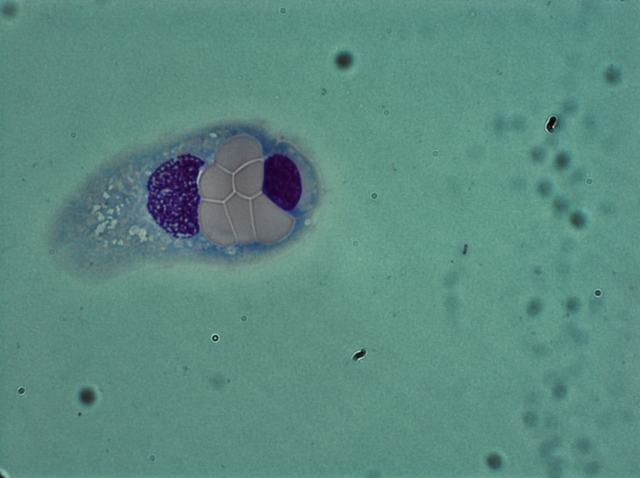
#> input picture resources/e1.jpeg, 1280 x 956 px (shown at 1/2 size); its folder holds only this picture in this run
$ python segmentation.py
#> lines starting #> are read from the running program, lines starting #| are printed output that depends on the picture; after the words box and inside, x2 and y2 are one past the last pixel; in counts of white or black regions, pixels touching at a corner belong together
### cuda_version/webapp/crofton_gpu.py
"""GPU Crofton descriptor pipeline for NVIDIA cards (CuPy + NVRTC).

Compiles cuda_version/crofton_kernels.cu at runtime — the exact same device
code the native nvcc build uses — so it runs on any architecture the local
CUDA driver supports, including Blackwell (RTX 50xx, sm_120).
"""

from __future__ import annotations

import time
from dataclasses import dataclass, field
from pathlib import Path

import cv2
import cupy as cp
import numpy as np

KERNELS_PATH = Path(__file__).resolve().parents[1] / "crofton_kernels.cu"

CROFTON_MAX_POINTS = 239
CANT_PHI = 361

_module = None


# [16 lines left out: functions _kernels, gpu_info, not called in this run]


# ----------------------------------------------------------------------------
# Preprocessing (port of enhancedPreprocessing from main.cu / main_metal.cpp)
# ----------------------------------------------------------------------------

def _mask_hsv_tophat(img_bgr: np.ndarray) -> np.ndarray:
    hsv = cv2.cvtColor(img_bgr, cv2.COLOR_BGR2HSV)
    mask_hsv = cv2.inRange(hsv, (100, 20, 20), (180, 255, 255))

    gray = cv2.cvtColor(img_bgr, cv2.COLOR_BGR2GRAY)
    kernel = cv2.getStructuringElement(cv2.MORPH_ELLIPSE, (15, 15))
    opened = cv2.morphologyEx(gray, cv2.MORPH_OPEN, kernel)
    top_hat = cv2.subtract(gray, opened)
    _, bin_top_hat = cv2.threshold(top_hat, 0, 255, cv2.THRESH_BINARY | cv2.THRESH_OTSU)

    combined = cv2.bitwise_or(mask_hsv, bin_top_hat)
    k_open = cv2.getStructuringElement(cv2.MORPH_ELLIPSE, (3, 3))
    k_close = cv2.getStructuringElement(cv2.MORPH_ELLIPSE, (5, 5))
    combined = cv2.morphologyEx(combined, cv2.MORPH_OPEN, k_open)
    combined = cv2.morphologyEx(combined, cv2.MORPH_CLOSE, k_close)
    return combined


# [69 lines left out: functions _mask_otsu, _largest_contour, extract_contour, resample_contour, center_on_bbox, not called in this run]


def exact_diameter(points: np.ndarray) -> float:
    diff = points[:, None, :] - points[None, :, :]
    return float(np.sqrt((diff ** 2).sum(-1)).max())


# ----------------------------------------------------------------------------
# GPU descriptor
# ----------------------------------------------------------------------------

@dataclass
class CroftonResult:
    smap: np.ndarray
    curve: np.ndarray
    feret: np.ndarray
    diameter: float
    cant_p: int
    perimeter_crofton: float
    gpu_ms: float
    contour_resampled: np.ndarray = field(default=None, repr=False)


# [135 lines left out: functions crofton_descriptor_gpu, process_image, not called in this run]

### cuda_version/webapp/segmentation.py
"""Stage (a): multi-cell instance segmentation.

The base pipeline (crofton_gpu.extract_contour) returns only the single
largest contour. A blood smear has many cells per field, so for classification
we need EACH cell as its own contour. This splits the foreground mask (reusing
the proven HSV+top-hat / Otsu masks from crofton_gpu) into instances with a
distance-transform + watershed, which separates touching/overlapping cells.

OpenCV + numpy only — no new dependencies.
"""

from __future__ import annotations

import sys
from pathlib import Path

import cv2
import numpy as np

sys.path.insert(0, str(Path(__file__).resolve().parent))
import crofton_gpu


def _foreground_mask(img_bgr: np.ndarray) -> tuple[np.ndarray, str]:
    """Binary cell mask. Try the stain-specific HSV+top-hat first; if it covers
    too little, fall back to Otsu on grayscale (foreground = minority class)."""
    mask = crofton_gpu._mask_hsv_tophat(img_bgr)
    frac = np.count_nonzero(mask) / mask.size
    if 0.005 < frac < 0.95:
        return mask, "hsv+tophat"
    return crofton_gpu._mask_otsu(img_bgr), "otsu"


def segment_cells(img_bgr: np.ndarray,
                  min_area_frac: float = 2e-4,
                  max_area_frac: float = 0.25,
                  min_circularity: float = 0.15,
                  fg_ratio: float = 0.45) -> dict:
    """Return {contours: list[(N,2) int32], markers, method}.

    Each contour is one cell instance. Filters drop debris (too small),
    merged blobs / the whole-field background (too large) and linear streaks
    (very low circularity). NOTE the circularity floor is kept low (0.15) on
    purpose so genuinely non-round cells — sickle/drepanocyte, teardrop,
    elliptocyte — are NOT rejected. Tunables are fractions of the image area.
    """
    h, w = img_bgr.shape[:2]
    img_area = h * w
    min_area = max(min_area_frac * img_area, 20.0)
    max_area = max_area_frac * img_area

    mask, method = _foreground_mask(img_bgr)

    # clean speckle
    k3 = cv2.getStructuringElement(cv2.MORPH_ELLIPSE, (3, 3))
    mask = cv2.morphologyEx(mask, cv2.MORPH_OPEN, k3, iterations=1)

    # sure background by dilation
    sure_bg = cv2.dilate(mask, k3, iterations=3)

    # sure foreground = peaks of the distance transform (cell interiors).
    # Threshold PER CONNECTED COMPONENT using each blob's own distance max, so
    # small/thin cells (elliptocyte, sickle) aren't lost to a global threshold
    # dominated by the largest cell.
    dist = cv2.distanceTransform(mask, cv2.DIST_L2, 5)
    n_comp, comp = cv2.connectedComponents(mask)
    sure_fg = np.zeros(mask.shape, np.uint8)
    for lbl in range(1, n_comp):
        blob = comp == lbl
        local_max = dist[blob].max()
        if local_max <= 0:
            continue
        sure_fg[blob & (dist > fg_ratio * local_max)] = 255

    unknown = cv2.subtract(sure_bg, sure_fg)

    # one marker per sure-fg component; watershed floods the unknown band
    n_markers, markers = cv2.connectedComponents(sure_fg)
    markers = markers + 1               # background must be 1, not 0
    markers[unknown == 255] = 0
    markers = cv2.watershed(img_bgr, markers)

    contours = []
    for label in range(2, n_markers + 1):   # 1 = background, 2.. = cells
        cell = np.uint8(markers == label) * 255
        if cv2.countNonZero(cell) == 0:
            continue
        cnts, _ = cv2.findContours(cell, cv2.RETR_EXTERNAL, cv2.CHAIN_APPROX_NONE)
        if not cnts:
            continue
        c = max(cnts, key=cv2.contourArea)
        area = cv2.contourArea(c)
        if not (min_area <= area <= max_area):
            continue
        perim = cv2.arcLength(c, True)
        circ = 4 * np.pi * area / (perim ** 2) if perim > 1e-6 else 0.0
        if circ < min_circularity:
            continue
        contours.append(c.reshape(-1, 2).astype(np.int32))

    return {"contours": contours, "markers": markers, "method": method}


def draw_instances(img_bgr: np.ndarray, contours: list, labels=None,
                   palette=None) -> np.ndarray:
    """Overlay each cell contour in a distinct color (or a per-class color)."""
    out = img_bgr.copy()
    lw = max(2, round(max(out.shape[:2]) / 800))
    default = [(0, 255, 0), (0, 200, 255), (255, 120, 0), (255, 0, 200),
               (0, 255, 255), (180, 255, 0), (120, 0, 255)]
    for i, c in enumerate(contours):
        if labels is not None and palette is not None:
            color = palette.get(labels[i], (200, 200, 200))
        else:
            color = default[i % len(default)]
        cv2.drawContours(out, [c.reshape(-1, 1, 2)], -1, color, lw)
    return out


if __name__ == "__main__":
    # quick visual smoke test over the sample images
    root = Path(__file__).resolve().parents[2]
    samples = list((root / "apple_silicon_version" / "resources" / "sample_images").glob("c*.jpg"))
    samples += [root / "resources" / "e1.jpeg"]
    for p in samples:
        img = cv2.imread(str(p))
#> img is the input picture: shape (956, 1280, 3); mean B, G, R 129, 138.2, 91
        if img is None:
            continue
        r = segment_cells(img)
#> in _mask_hsv_tophat, `hsv = cv2.cvtColor(img_bgr, cv2.COLOR_BGR2HSV)`: hsv: shape (956, 1280, 3); mean H, S, V 85.1, 89.9, 139.7
#> in _mask_hsv_tophat, `mask_hsv = cv2.inRange(hsv, (100, 20, 20), (180, 255, 255))`:
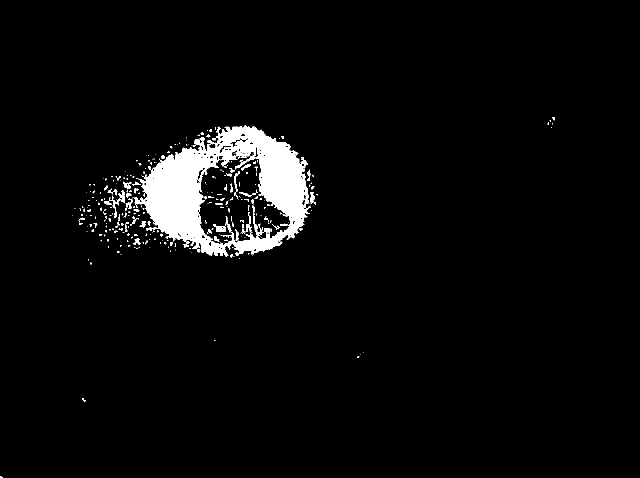
#> mask_hsv: shape (956, 1280) (shown at 1/2 size); 3.8% white; 329 white regions (248 under 20 px), largest, box (x1, y1, x2, y2) and area: (267, 251, 622, 513) 40803, (218, 391, 241, 436) 226, (426, 448, 452, 464) 225
#> in _mask_hsv_tophat, `_, bin_top_hat = cv2.threshold(top_hat, 0, 255, cv2.THRESH_BINARY | cv..`: bin_top_hat: shape (956, 1280); 32.1% white in thin lines or dots
#> in _mask_hsv_tophat, `combined = cv2.bitwise_or(mask_hsv, bin_top_hat)`: combined: shape (956, 1280); 34.8% white; 20123 white regions (17301 under 20 px), largest, box (x1, y1, x2, y2) and area: (147, 251, 625, 531) 61424, (636, 402, 975, 605) 14498, (965, 338, 1119, 499) 5575
#> in _mask_hsv_tophat, `combined = cv2.morphologyEx(combined, cv2.MORPH_OPEN, k_open)`: combined: shape (956, 1280); 20.4% white; 8845 white regions (6116 under 20 px), largest, box (x1, y1, x2, y2) and area: (173, 251, 625, 521) 55294, (222, 451, 279, 503) 867, (1082, 516, 1123, 576) 634
#> in _mask_hsv_tophat, `combined = cv2.morphologyEx(combined, cv2.MORPH_CLOSE, k_close)`:
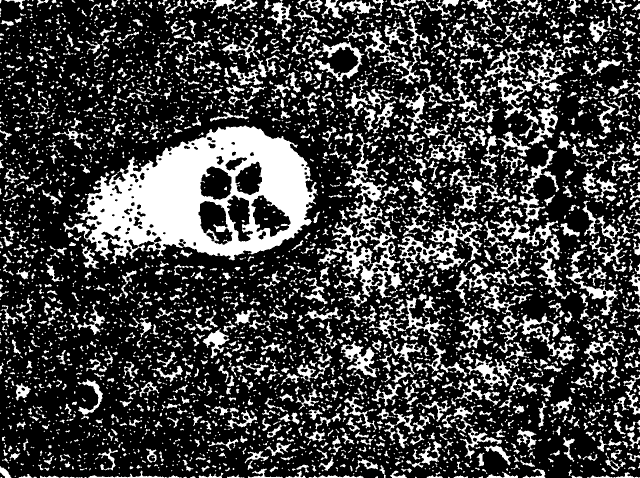
#> combined: shape (956, 1280) (shown at 1/2 size); 26% white; 3798 white regions (2164 under 20 px), largest, box (x1, y1, x2, y2) and area: (126, 251, 636, 529) 68244, (663, 266, 804, 597) 10560, (968, 95, 1135, 240) 5614
#> in _foreground_mask, `frac = np.count_nonzero(mask) / mask.size`: frac = 0.26
#> in segment_cells, `mask, method = _foreground_mask(img_bgr)`: method = 'hsv+tophat'
#> in segment_cells, `mask = cv2.morphologyEx(mask, cv2.MORPH_OPEN, k3, iterations=1)`: mask: shape (956, 1280); 25.4% white; 5328 white regions (3333 under 20 px), largest, box (x1, y1, x2, y2) and area: (151, 251, 634, 529) 67139, (664, 444, 804, 597) 6043, (795, 472, 930, 541) 2470
#> in segment_cells, `sure_bg = cv2.dilate(mask, k3, iterations=3)`: sure_bg: shape (956, 1280); 60.1% white; 1312 black regions (911 under 20 px), largest, box (x1, y1, x2, y2) and area: (0, 0, 1031, 956) 287562, (930, 466, 1280, 956) 40740, (958, 0, 1280, 571) 37861
#> in segment_cells, `n_comp, comp = cv2.connectedComponents(mask)`:
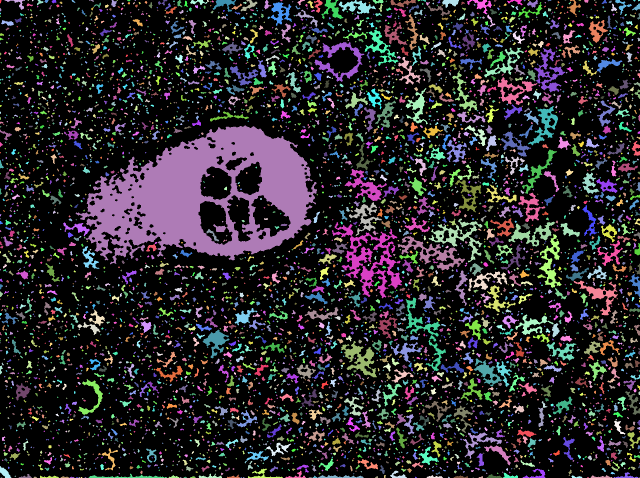
#> comp: shape (956, 1280) int32 (shown at 1/2 size); 5329 distinct labels, from 0 to 5328; one colour per label, 0 black
#> in segment_cells, `n_comp, comp = cv2.connectedComponents(mask)`: n_comp = 5329
#> the loop in segment_cells, `for lbl in range(1, n_comp):` made 5328 passes
#> local_max on passes 1 to 3: 3, 4.2, 1.4
#> after the loop in segment_cells, `for lbl in range(1, n_comp):`: sure_fg: shape (956, 1280); 10.7% white; 6320 white regions (4318 under 20 px), largest, box (x1, y1, x2, y2) and area: (304, 324, 388, 452) 6303, (537, 304, 590, 403) 2464, (770, 52, 811, 88) 310
#> in segment_cells, `unknown = cv2.subtract(sure_bg, sure_fg)`: unknown: shape (956, 1280); 49.4% white; 778 white regions, largest, box (x1, y1, x2, y2) and area: (198, 0, 1280, 956) 385043, (123, 248, 652, 541) 77015, (56, 565, 223, 698) 5280
#> in segment_cells, `n_markers, markers = cv2.connectedComponents(sure_fg)`:
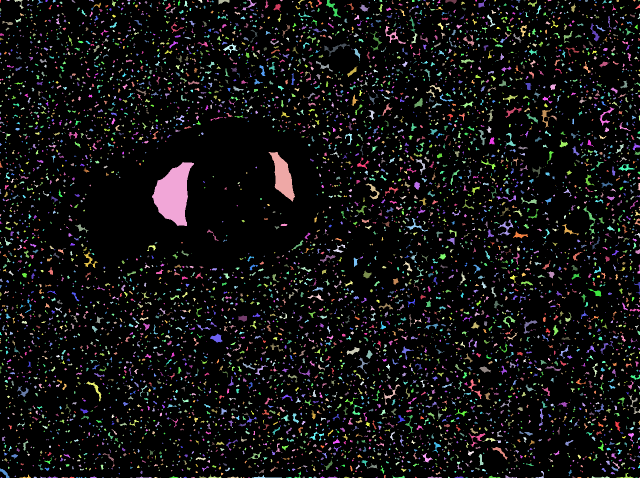
#> markers: shape (956, 1280) int32 (shown at 1/2 size); 6321 distinct labels, from 0 to 6320; one colour per label, 0 black
#> in segment_cells, `n_markers, markers = cv2.connectedComponents(sure_fg)`: n_markers = 6321
#> in segment_cells, `markers = markers + 1`: markers: shape (956, 1280) int32; 6321 distinct labels, from 1 to 6321
#> in segment_cells, `markers[unknown == 255] = 0`:
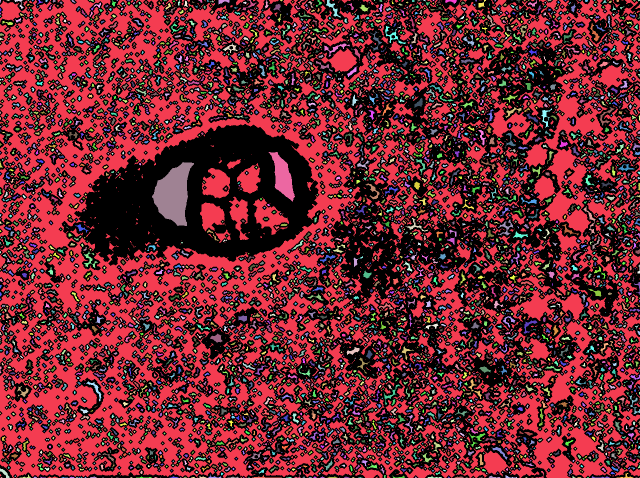
#> markers: shape (956, 1280) int32 (shown at 1/2 size); 6322 distinct labels, from 0 to 6321; one colour per label, 0 black
#> in segment_cells, `markers = cv2.watershed(img_bgr, markers)`:
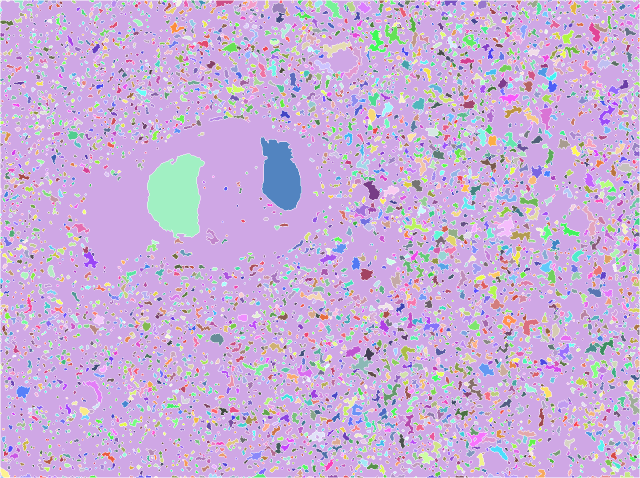
#> markers: shape (956, 1280) int32 (shown at 1/2 size); 6311 distinct labels, from -1 to 6319; one colour per label, 0 black, -1 white
#> the loop in segment_cells, `for label in range(2, n_markers + 1):` made 6320 passes
#> area on passes 3, 8, 9: 116, 40.5, 20
#> after the loop in segment_cells, `for label in range(2, n_markers + 1):`: cell: shape (956, 1280); every value is 0
#> after the loop in segment_cells, `for label in range(2, n_markers + 1):`: contours = 82 items
#> r = 3 items
        print(f"{p.name}: {len(r['contours'])} cells  (mask={r['method']})")
#| e1.jpeg: 82 cells  (mask=hsv+tophat)
        out = draw_instances(img, r["contours"])
#> the loop in draw_instances, `for i, c in enumerate(contours):` made 82 passes
#> color on passes 1 to 12: (0, 255, 0), (0, 200, 255), (255, 120, 0), (255, 0, 200), (0, 255, 255), (180, 255, 0), (120, 0, 255), (0, 255, 0), (0, 200, 255), (255, 120, 0), (255, 0, 200), (0, 255, 255)
#> after the loop in draw_instances, `for i, c in enumerate(contours):`:
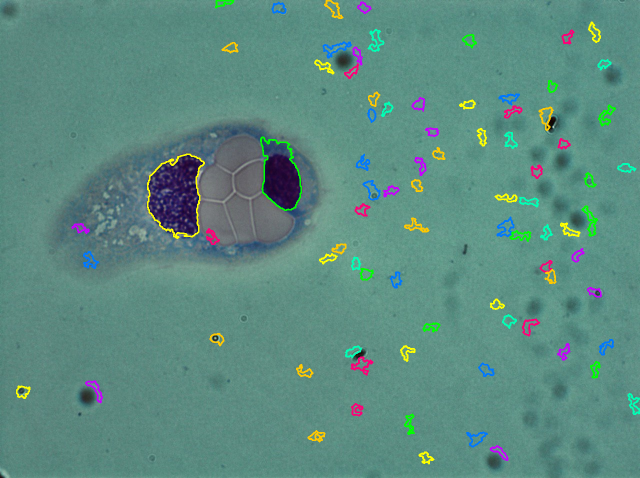
#> out: shape (956, 1280, 3) (shown at 1/2 size); 2.67% of pixels changed, all inside (x1, y1, x2, y2) = (32, 0, 1280, 929)
        cv2.imwrite(f"/tmp/seg_{p.stem}.png", out)
